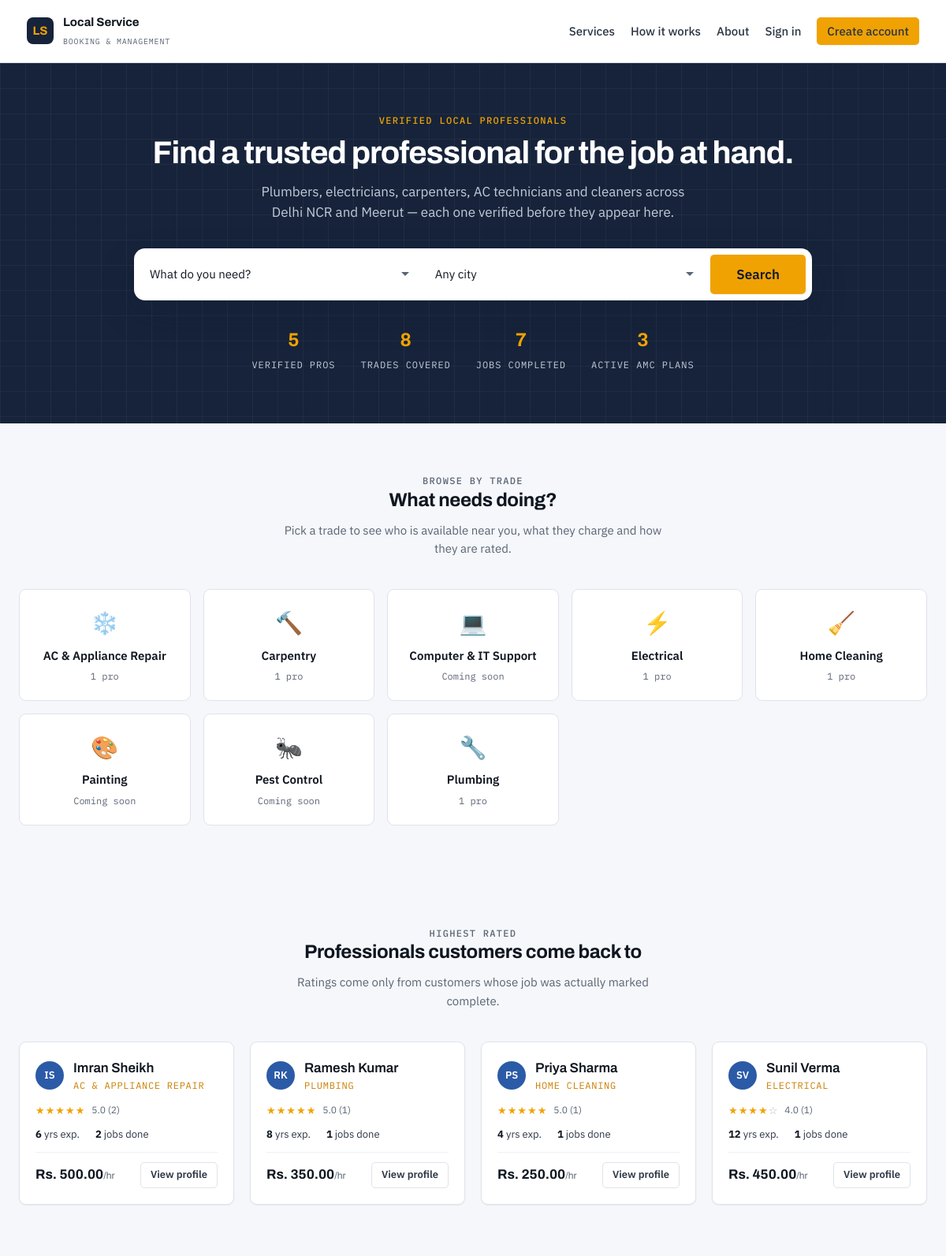
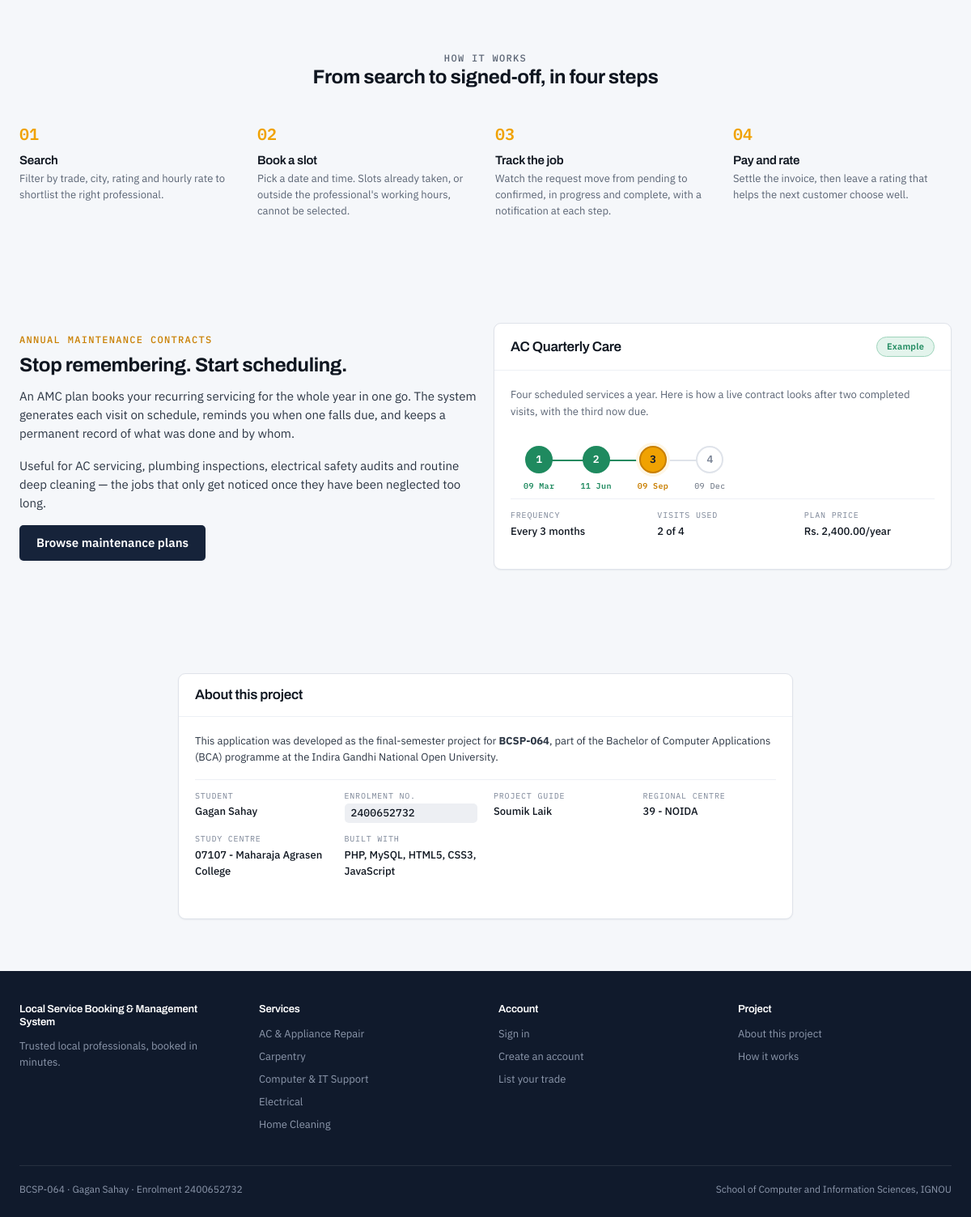
The page / on the database its author committed (2 pictures, top to bottom).
### tables this page shows
CREATE TABLE categories (
    category_id    INT UNSIGNED  NOT NULL AUTO_INCREMENT,
    category_name  VARCHAR(80)   NOT NULL,
    description    VARCHAR(255)      NULL,
    icon           VARCHAR(40)       NULL  COMMENT 'Emoji / icon shown on the landing page',
    is_active      TINYINT(1)    NOT NULL DEFAULT 1,
    created_at     DATETIME      NOT NULL DEFAULT CURRENT_TIMESTAMP,

    PRIMARY KEY (category_id),
    UNIQUE  KEY uq_categories_name (category_name)
);

### includes/auth.php (called while the page is built, shortened)
<?php
require_once __DIR__ . '/functions.php';
function is_logged_in(): bool
{
    return !empty($_SESSION['user_id']);
}

### index.php (the view, shortened to what this page needs)
<?php
require_once __DIR__ . '/includes/functions.php';
require_once __DIR__ . '/includes/auth.php';
$pdo = db();
$categories = $pdo->query(
    "SELECT c.category_id, c.category_name, c.description, c.icon,
            COUNT(p.provider_id) AS provider_count
       FROM categories c
       LEFT JOIN providers p
              ON p.category_id = c.category_id
             AND p.verification_status = 'verified'
      WHERE c.is_active = 1
      GROUP BY c.category_id, c.category_name, c.description, c.icon
      ORDER BY c.category_name"
)->fetchAll();
$stats = $pdo->query(
    "SELECT
        (SELECT COUNT(*) FROM providers WHERE verification_status = 'verified') AS providers,
        (SELECT COUNT(*) FROM categories WHERE is_active = 1)                   AS categories,
        (SELECT COUNT(*) FROM bookings  WHERE status = 'completed')             AS jobs_done,
        (SELECT COUNT(*) FROM maintenance_contracts WHERE status = 'active')    AS amc_active"
)->fetch();
$topProviders = $pdo->query(
    "SELECT provider_id, full_name, category_name, city, hourly_rate,
            avg_rating, total_reviews, total_jobs, experience_years
       FROM vw_provider_directory
      WHERE verification_status = 'verified'
        AND account_status = 'active'
      ORDER BY avg_rating DESC, total_reviews DESC
      LIMIT 4"
)->fetchAll();
?>
<!doctype html>
<html lang="en">
<head>
<link rel="stylesheet" href="<?= e(ASSETS_URL) ?>css/style.css">
</head>
<body>
<nav class="public-nav">
    <div class="public-nav__inner">
        <a class="brand" href="<?= e(BASE_URL) ?>index.php">
            <span class="brand__mark" aria-hidden="true">LS</span>
            <span>
                <span class="brand__text">Local Service</span><br>
                <span class="brand__sub">Booking &amp; Management</span>
            </span>
        </a>
        <div class="public-nav__links">
            <a href="#categories">Services</a>
            <a href="#how">How it works</a>
            <a href="#about">About</a>
            <?php if (is_logged_in()): ?>
                <a class="btn btn--primary btn--sm"
                   href="<?= e(BASE_URL . home_for_role(current_role())) ?>">My dashboard</a>
            <?php else: ?>
                <a href="<?= e(BASE_URL) ?>auth/login.php">Sign in</a>
                <a class="btn btn--accent btn--sm" href="<?= e(BASE_URL) ?>auth/register.php">Create account</a>
            <?php endif; ?>
        </div>
    </div>
</nav>
<header class="hero">
    <div class="hero__inner">
        <p class="eyebrow" style="color:var(--marigold-500)">Verified local professionals</p>
        <h1>Find a trusted professional for the job at hand.</h1>
        <p class="hero__lede">
            Plumbers, electricians, carpenters, AC technicians and cleaners across Delhi NCR
            and Meerut &mdash; each one verified before they appear here.
        </p>
        <form class="hero__search" method="get" action="<?= e(BASE_URL) ?>customer/search.php">
            <select class="select" id="heroCategory" name="category">
                <option value="">What do you need?</option>
            </select>
            <select class="select" id="heroCity" name="city">
                <option value="">Any city</option>
            </select>
            <button class="btn btn--accent btn--lg" type="submit">Search</button>
        </form>
        <div class="hero__stats">
            <div class="hero__stat">
                <b><?= (int) $stats['providers'] ?></b>
                <span>Verified pros</span>
            </div>
            <div class="hero__stat">
                <b><?= (int) $stats['categories'] ?></b>
                <span>Trades covered</span>
            </div>
            <div class="hero__stat">
                <b><?= (int) $stats['jobs_done'] ?></b>
                <span>Jobs completed</span>
            </div>
            <div class="hero__stat">
                <b><?= (int) $stats['amc_active'] ?></b>
                <span>Active AMC plans</span>
            </div>
        </div>
    </div>
</header>
<section class="section" id="categories">
    <div class="section__inner">
        <div class="section__head">
            <p class="eyebrow">Browse by trade</p>
            <h2>What needs doing?</h2>
            <p>Pick a trade to see who is available near you, what they charge and how they are rated.</p>
        </div>
        <div class="cat-grid">
            <?php foreach ($categories as $c): ?>
                <a class="cat-tile" href="<?= e(BASE_URL) ?>customer/search.php?category=<?= (int) $c['category_id'] ?>">
                    <div class="cat-tile__icon" aria-hidden="true"><?= e($c['icon']) ?></div>
                    <span class="cat-tile__name"><?= e($c['category_name']) ?></span>
                    <span class="cat-tile__count">
                        <?php $n = (int) $c['provider_count']; ?>
                        <?= $n === 0 ? 'Coming soon' : $n . ' pro' . ($n === 1 ? '' : 's') ?>
                    </span>
                </a>
            <?php endforeach; ?>
        </div>
    </div>
</section>
<?php if ($topProviders): ?>
<section class="section section--paper">
    <div class="section__inner">
        <div class="section__head">
            <p class="eyebrow">Highest rated</p>
            <h2>Professionals customers come back to</h2>
            <p>Ratings come only from customers whose job was actually marked complete.</p>
        </div>
        <div class="grid grid--4">
            <?php foreach ($topProviders as $p): ?>
                <article class="provider-card">
                    <div class="provider-card__head">
                        <span class="avatar" aria-hidden="true"><?= e(initials($p['full_name'])) ?></span>
                        <div>
                            <div class="provider-card__name"><?= e($p['full_name']) ?></div>
                            <div class="provider-card__cat"><?= e($p['category_name']) ?></div>
                        </div>
                    </div>
                    <?= star_rating((float) $p['avg_rating'], (int) $p['total_reviews']) ?>
                    <div class="provider-card__facts">
                        <span><b><?= (int) $p['experience_years'] ?></b> yrs exp.</span>
                        <span><b><?= (int) $p['total_jobs'] ?></b> jobs done</span>
                    </div>
                    <div class="provider-card__foot">
                        <span class="provider-card__rate">
                            <?= e(money($p['hourly_rate'])) ?><small>/hr</small>
                        </span>
                        <a class="btn btn--outline btn--sm" style="margin-left:auto"
                           href="<?= e(BASE_URL) ?>customer/provider-view.php?id=<?= (int) $p['provider_id'] ?>">
                            View profile
                        </a>
                    </div>
                </article>
            <?php endforeach; ?>
        </div>
    </div>
</section>
<?php endif; ?>
<section class="section" id="how">
    <div class="section__inner">
        <div class="section__head">
            <p class="eyebrow">How it works</p>
            <h2>From search to signed-off, in four steps</h2>
        </div>
        <div class="steps">
            <div class="step">
                <h4>Search</h4>
                <p>Filter by trade, city, rating and hourly rate to shortlist the right professional.</p>
            </div>
            <div class="step">
                <h4>Book a slot</h4>
                <p>Pick a date and time. Slots already taken, or outside the professional's working hours, cannot be selected.</p>
            </div>
            <div class="step">
                <h4>Track the job</h4>
                <p>Watch the request move from pending to confirmed, in progress and complete, with a notification at each step.</p>
            </div>
            <div class="step">
                <h4>Pay and rate</h4>
                <p>Settle the invoice, then leave a rating that helps the next customer choose well.</p>
            </div>
        </div>
    </div>
</section>
<section class="section section--paper">
    <div class="section__inner">
        <div class="grid grid--2" style="align-items:center">
            <div>
                <p class="eyebrow">Annual Maintenance Contracts</p>
                <h2>Stop remembering. Start scheduling.</h2>
                <p>
                    An AMC plan books your recurring servicing for the whole year in one go.
                    The system generates each visit on schedule, reminds you when one falls due,
                    and keeps a permanent record of what was done and by whom.
                </p>
                <p>
                    Useful for AC servicing, plumbing inspections, electrical safety audits and
                    routine deep cleaning &mdash; the jobs that only get noticed once they have
                    been neglected too long.
                </p>
                <a class="btn btn--primary" href="<?= e(BASE_URL) ?>auth/register.php">Browse maintenance plans</a>
            </div>
            <div class="card" style="margin:0">
                <div class="card__head">
                    <h3>AC Quarterly Care</h3>
                    <span class="badge badge--active">Example</span>
                </div>
                <div class="card__body">
                    <p class="text-small text-muted">
                        Four scheduled services a year. Here is how a live contract looks after
                        two completed visits, with the third now due.
                    </p>
                    <div class="visit-strip">
                        <div class="visit-stamp visit-stamp--completed">
                            <span class="visit-stamp__disc">1</span>
                            <span class="visit-stamp__label">09 Mar</span>
                        </div>
                        <div class="visit-stamp visit-stamp--completed">
                            <span class="visit-stamp__disc">2</span>
                            <span class="visit-stamp__label">11 Jun</span>
                        </div>
                        <div class="visit-stamp visit-stamp--due">
                            <span class="visit-stamp__disc">3</span>
                            <span class="visit-stamp__label">09 Sep</span>
                        </div>
                        <div class="visit-stamp">
                            <span class="visit-stamp__disc">4</span>
                            <span class="visit-stamp__label">09 Dec</span>
                        </div>
                    </div>
                    <div class="jobcard__facts" style="border-bottom:none;padding-bottom:0">
                        <div><dt>Frequency</dt><dd>Every 3 months</dd></div>
                        <div><dt>Visits used</dt><dd>2 of 4</dd></div>
                        <div><dt>Plan price</dt><dd><?= e(money(2400)) ?>/year</dd></div>
                    </div>
                </div>
            </div>
        </div>
    </div>
</section>
<section class="section" id="about">
    <div class="section__inner">
        <div class="card" style="max-width:760px;margin:0 auto">
            <div class="card__head"><h3>About this project</h3></div>
            <div class="card__body">
                <p class="text-small">
                    This application was developed as the final-semester project for
                    <strong><?= e(COURSE_CODE) ?></strong>, part of the
                    <?= e(STUDENT_PROGRAMME) ?> programme at the Indira Gandhi National Open University.
                </p>
                <div class="jobcard__facts" style="border-bottom:none">
                    <div><dt>Student</dt><dd><?= e(STUDENT_NAME) ?></dd></div>
                    <div><dt>Enrolment no.</dt><dd class="ref"><?= e(STUDENT_ENROLMENT) ?></dd></div>
                    <div><dt>Project guide</dt><dd><?= e(GUIDE_NAME) ?></dd></div>
                    <div><dt>Regional centre</dt><dd><?= e(REGIONAL_CENTRE) ?></dd></div>
                    <div><dt>Study centre</dt><dd><?= e(STUDY_CENTRE) ?></dd></div>
                    <div><dt>Built with</dt><dd>PHP, MySQL, HTML5, CSS3, JavaScript</dd></div>
                </div>
            </div>
        </div>
    </div>
</section>
<footer class="site-foot">
    <div class="site-foot__inner">
        <div class="site-foot__cols">
            <div>
                <h4><?= e(APP_NAME) ?></h4>
                <p style="margin:0;max-width:34ch"><?= e(APP_TAGLINE) ?>.</p>
            </div>
            <div>
                <h4>Services</h4>
                <?php foreach (array_slice($categories, 0, 5) as $c): ?>
                    <a href="<?= e(BASE_URL) ?>customer/search.php?category=<?= (int) $c['category_id'] ?>"><?= e($c['category_name']) ?></a>
                <?php endforeach; ?>
            </div>
            <div>
                <h4>Account</h4>
                <a href="<?= e(BASE_URL) ?>auth/login.php">Sign in</a>
                <a href="<?= e(BASE_URL) ?>auth/register.php">Create an account</a>
                <a href="<?= e(BASE_URL) ?>auth/register.php">List your trade</a>
            </div>
            <div>
                <h4>Project</h4>
                <a href="#about">About this project</a>
                <a href="#how">How it works</a>
            </div>
        </div>
        <div class="site-foot__bar">
            <span><?= e(COURSE_CODE) ?> &middot; <?= e(STUDENT_NAME) ?> &middot; Enrolment <?= e(STUDENT_ENROLMENT) ?></span>
            <span>School of Computer and Information Sciences, IGNOU</span>
        </div>
    </div>
</footer>
</body>
</html>

### includes/functions.php (shortened to what this page needs)
<?php
function e($value): string
{
    return htmlspecialchars((string) ($value ?? ''), ENT_QUOTES | ENT_SUBSTITUTE, 'UTF-8');
}
function money($amount): string
{
    return CURRENCY . ' ' . number_format((float) $amount, 2);
}
function star_rating(float $rating, int $reviews = 0): string
{
    $full  = (int) floor($rating);
    $half  = ($rating - $full) >= 0.5;
    $stars = '';
    for ($i = 1; $i <= 5; $i++) {
        if ($i <= $full) {
            $stars .= '<span class="star star--full">&#9733;</span>';
        } elseif ($i === $full + 1 && $half) {
            $stars .= '<span class="star star--half">&#9733;</span>';
        } else {
            $stars .= '<span class="star star--empty">&#9734;</span>';
        }
    }
    $suffix = $reviews > 0
        ? '<span class="rating__count">' . number_format($rating, 1) . ' (' . $reviews . ')</span>'
        : '<span class="rating__count rating__count--none">No reviews yet</span>';
    return '<span class="rating">' . $stars . $suffix . '</span>';
}
function initials(string $name): string
{
    $parts = preg_split('/\s+/', trim($name)) ?: [];
    $first = mb_substr($parts[0] ?? '', 0, 1);
    $last  = count($parts) > 1 ? mb_substr(end($parts), 0, 1) : '';
    return mb_strtoupper($first . $last);
}

### rows shown on the page
categories: icon "❄️", category_name "AC & Appliance Repair", n "1"
categories: icon "🔨", category_name "Carpentry", n "1"
categories: icon "💻", category_name "Computer & IT Support", shows "Coming soon"
categories: icon "⚡", category_name "Electrical", n "1"
categories: icon "🧹", category_name "Home Cleaning", n "1"
categories: icon "🎨", category_name "Painting", shows "Coming soon"
categories: icon "🐜", category_name "Pest Control", shows "Coming soon"
categories: icon "🔧", category_name "Plumbing", n "1"

### other values the page prints
$stats['providers'] "5"
$stats['categories'] "8"
$stats['jobs_done'] "7"
$stats['amc_active'] "3"
initials($p['full_name']) "IS"
$p['full_name'] "Imran Sheikh"
$p['category_name'] "AC & APPLIANCE REPAIR"
$rating "5.0"
$reviews "2"
$p['experience_years'] "6"
$p['total_jobs'] "2"
money($p['hourly_rate']) "Rs. 500.00"
initials($p['full_name']) "RK"
$p['full_name'] "Ramesh Kumar"
$p['category_name'] "PLUMBING"
